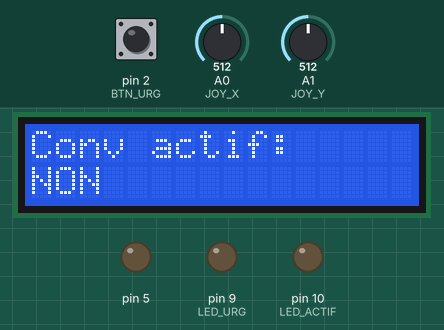
This sketch was run on a simulated Arduino Uno, built with avr-gcc and run on an emulated ATmega328P. Shown: 16×2 character LCD, output pins drawn as LEDs (lit = HIGH). The test bench sets the inputs (shaded band); at power-on: pin 2 (BTN_URG) HIGH, A0 (JOY_X) = 512, A1 (JOY_Y) = 512. What the sketch prints to the serial monitor is not drawn.

Above: at 1.2 s.
1.3 s: pin 2 (BTN_URG) pulled LOW for 0.15 s
At 2.1 s:
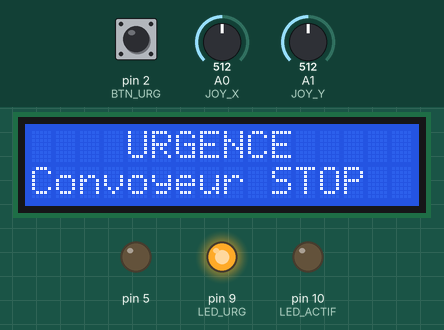
2.9 s: pin 2 (BTN_URG) pulled LOW for 1 s
At 4.1 s:
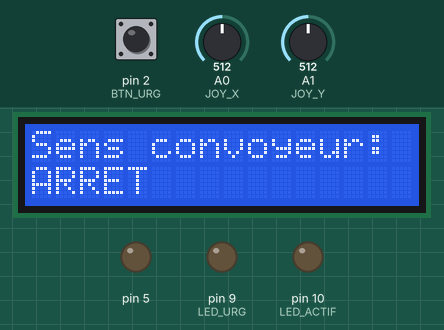
6.9 s: A0 (JOY_X) set to 560
At 6.95 s:
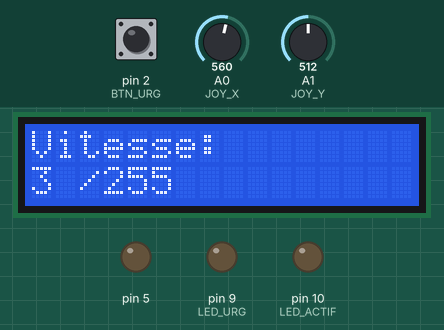
8.5 s: A1 (JOY_Y) set to 537
10.5 s: A1 (JOY_Y) set to 561
At 13.4 s:
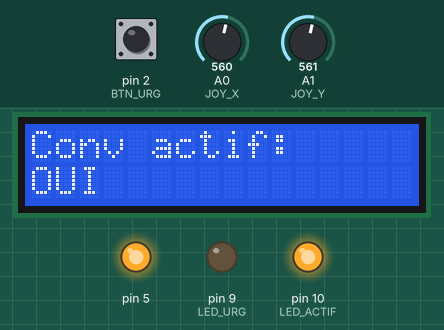
13.5 s: A1 (JOY_Y) set to 440
At 15.7 s:
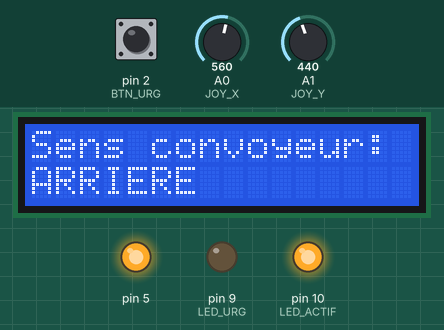
Timing chart, 0 to 17.2 s (numbered marks = the images above; inputs shaded):
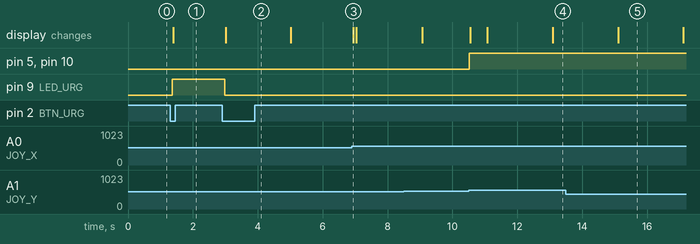

The sketch:

Osx_labo_05.ino
```cpp
#include <Wire.h>
#include <LiquidCrystal_I2C.h>
#include "Moteur.h"

// LCD
LiquidCrystal_I2C lcd(0x27, 16, 2);

// Pins
#define JOY_X A0
#define JOY_Y A1

#define BTN_URG 2

#define LED_ACTIF 10
#define LED_URG 9

#define ENA 5
#define IN1 44
#define IN2 45

// Moteur
Moteur moteur(ENA, IN1, IN2);

// Machine à états du système
enum EtatSysteme {
  NORMAL,
  URGENCE
};

EtatSysteme etatSys = NORMAL;

// Joystick
int xVal = 512;
int yVal = 512;

const int neutreMin = 450;
const int neutreMax = 550;

int vitesse = 0;

// Bouton urgence
int lastRead = HIGH;
int btnState = HIGH;
unsigned long tDeb = 0;
const unsigned long dDeb = 50;

// LCD
unsigned long tLcd = 0;
const unsigned long dLcd = 2000;
int page = 0;

// Serial
unsigned long tSerie = 0;
const unsigned long dSerie = 500;

void setup() {
  Serial.begin(9600);

  pinMode(BTN_URG, INPUT_PULLUP);
  pinMode(LED_ACTIF, OUTPUT);
  pinMode(LED_URG, OUTPUT);

  moteur.begin();

  lcd.init();
  lcd.backlight();
  lcd.clear();

  lcd.setCursor(0, 0);
  lcd.print("Labo 05");
  lcd.setCursor(0, 1);
  lcd.print("Convoyeur");
}

void loop() {
  unsigned long now = millis();

  lireBouton(now);

  switch (etatSys) {
    case NORMAL:
      lireJoystick();
      gererConvoyeur();
      break;

    case URGENCE:
      moteur.urgence();
      break;
  }

  gererLeds();
  afficherLcd(now);
  afficherSerie(now);
}

void lireJoystick() {
  xVal = analogRead(JOY_X);
  yVal = analogRead(JOY_Y);
}

void lireBouton(unsigned long now) {
  int lecture = digitalRead(BTN_URG);

  if (lecture != lastRead) {
    tDeb = now;
  }

  if (now - tDeb > dDeb) {
    if (lecture != btnState) {
      btnState = lecture;

      if (btnState == LOW) {
        if (etatSys == NORMAL) {
          etatSys = URGENCE;
        } else {
          etatSys = NORMAL;
          moteur.arreter();
          lcd.clear();
        }
      }
    }
  }

  lastRead = lecture;
}

void gererConvoyeur() {
  // Gauche = ralentir
  if (xVal < neutreMin) {
    vitesse -= 3;
  }

  // Droite = accelerer
  if (xVal > neutreMax) {
    vitesse += 3;
  }

  vitesse = constrain(vitesse, 0, 255);
  moteur.setVitesse(vitesse);

  // Haut = avancer
  if (yVal > neutreMax && vitesse > 0) {
    moteur.avancer();
  }
  // Bas = reculer
  else if (yVal < neutreMin && vitesse > 0) {
    moteur.reculer();
  }
  // Joystick au centre = arrêt
  else {
    moteur.arreter();
  }
}

void gererLeds() {
  if (etatSys == URGENCE) {
    digitalWrite(LED_ACTIF, LOW);
    digitalWrite(LED_URG, HIGH);
  } else {
    digitalWrite(LED_ACTIF, moteur.estActif() ? HIGH : LOW);
    digitalWrite(LED_URG, LOW);
  }
}

void afficherLcd(unsigned long now) {
  if (etatSys == URGENCE) {
    lcd.setCursor(0, 0);
    lcd.print("    URGENCE     ");
    lcd.setCursor(0, 1);
    lcd.print("Convoyeur STOP  ");
    return;
  }

  if (now - tLcd >= dLcd) {
    tLcd = now;
    page++;

    if (page > 2) {
      page = 0;
    }

    lcd.clear();
  }

  if (page == 0) {
    lcd.setCursor(0, 0);
    lcd.print("Conv actif:");
    lcd.setCursor(0, 1);
    lcd.print(moteur.estActif() ? "OUI             " : "NON             ");
  }

  else if (page == 1) {
    lcd.setCursor(0, 0);
    lcd.print("Sens convoyeur:");
    lcd.setCursor(0, 1);
    lcd.print(moteur.getSens());
    lcd.print("            ");
  }

  else if (page == 2) {
    lcd.setCursor(0, 0);
    lcd.print("Vitesse:");
    lcd.setCursor(0, 1);
    lcd.print(moteur.getVitesse());
    lcd.print(" /255          ");
  }
}

void afficherSerie(unsigned long now) {
  if (now - tSerie >= dSerie) {
    tSerie = now;

    Serial.print("X=");
    Serial.print(xVal);

    Serial.print(" | Y=");
    Serial.print(yVal);

    Serial.print(" | Vitesse=");
    Serial.print(moteur.getVitesse());

    Serial.print(" | Sens=");
    Serial.print(moteur.getSens());

    Serial.print(" | Actif=");
    Serial.print(moteur.estActif() ? "OUI" : "NON");

    Serial.print(" | Urgence=");
    Serial.println(etatSys == URGENCE ? "OUI" : "NON");
  }
}
```

Moteur.cpp
```cpp
#include "Moteur.h"

Moteur::Moteur(int ena, int in1, int in2) {
  pinEna = ena;
  pinIn1 = in1;
  pinIn2 = in2;
  vitesse = 0;
  etat = MOTEUR_ARRET;
}

void Moteur::begin() {
  pinMode(pinEna, OUTPUT);
  pinMode(pinIn1, OUTPUT);
  pinMode(pinIn2, OUTPUT);
  arreter();
}

void Moteur::avancer() {
  etat = MOTEUR_AVANT;

  digitalWrite(pinIn1, HIGH);
  digitalWrite(pinIn2, LOW);
  analogWrite(pinEna, vitesse);
}

void Moteur::reculer() {
  etat = MOTEUR_ARRIERE;

  digitalWrite(pinIn1, LOW);
  digitalWrite(pinIn2, HIGH);
  analogWrite(pinEna, vitesse);
}

void Moteur::arreter() {
  etat = MOTEUR_ARRET;

  digitalWrite(pinIn1, LOW);
  digitalWrite(pinIn2, LOW);
  analogWrite(pinEna, 0);
}

void Moteur::urgence() {
  etat = MOTEUR_URGENCE;

  digitalWrite(pinIn1, LOW);
  digitalWrite(pinIn2, LOW);
  analogWrite(pinEna, 0);
}

void Moteur::setVitesse(int v) {
  vitesse = constrain(v, 0, 255);
}

int Moteur::getVitesse() {
  return vitesse;
}

bool Moteur::estActif() {
  return etat == MOTEUR_AVANT || etat == MOTEUR_ARRIERE;
}

String Moteur::getSens() {
  if (etat == MOTEUR_AVANT) {
    return "AVANT";
  }

  if (etat == MOTEUR_ARRIERE) {
    return "ARRIERE";
  }

  return "ARRET";
}
```

Moteur.h
```cpp
#ifndef MOTEUR_H
#define MOTEUR_H

#include <Arduino.h>

enum EtatMoteur {
  MOTEUR_ARRET,
  MOTEUR_AVANT,
  MOTEUR_ARRIERE,
  MOTEUR_URGENCE
};

class Moteur {
  private:
    int pinEna;
    int pinIn1;
    int pinIn2;
    int vitesse;
    EtatMoteur etat;

  public:
    Moteur(int ena, int in1, int in2);

    void begin();
    void avancer();
    void reculer();
    void arreter();
    void urgence();

    void setVitesse(int v);
    int getVitesse();

    bool estActif();
    String getSens();
};

#endif
```

Measured:
- the behaviour switches between 550 and 551 on A1 (JOY_Y) (found by bisection; images 3 and 4)
- after the input at 1.3 s, pin 9 (LED_URG): LOW → HIGH after 0.07 s; the display: changes after 0.10 s (image 1)
- after the input at 2.9 s, pin 9 (LED_URG): HIGH → LOW after 0.09 s; the display: changes after 0.12 s (image 2)
- after the input at 6.9 s, the display: changes after 0.05 s (image 3)
- after the input at 10.5 s, pin 5, pin 10 (LED_ACTIF): LOW → HIGH at once; the display: first changes after 0.05 s (image 4 shows a later state)
- after the input at 13.5 s, the display: changes after 1.6 s (image 5)
